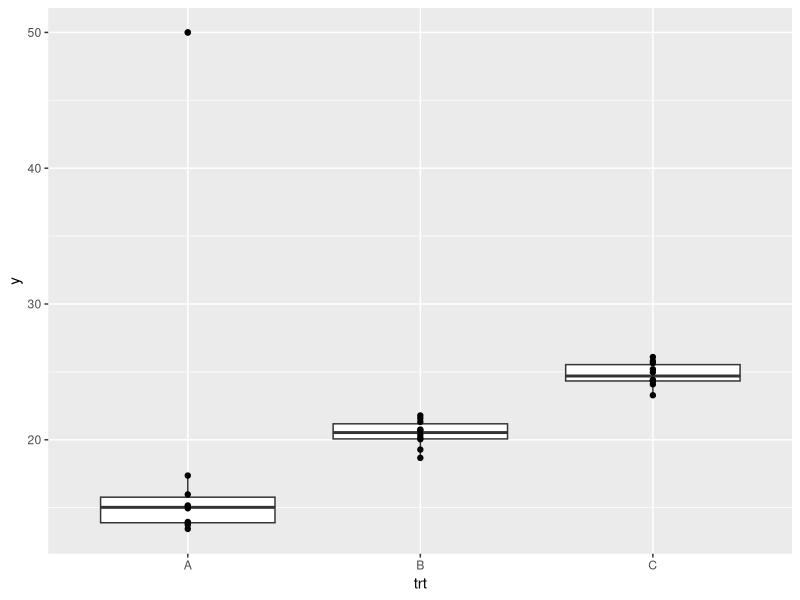
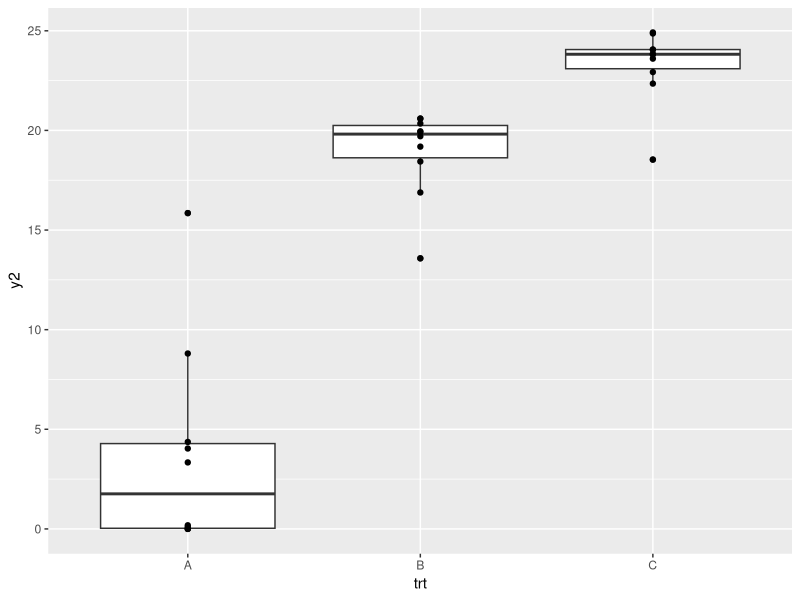

These charts were generated, in order, by the following R code:
# |-------------------------------------------------------------|
# | Project: Robust transformation with Tukey biweights         |
# | Script:                                                     |
# | Author:  Davit Sargsyan                                     | 
# | Created: 09/05/2018                                         |
# | Source:                                                     |
# |-------------------------------------------------------------|

# Data----
require(data.table)
require(ggplot2)
require(MASS)

# Data----
dt1 <- data.table(trt = factor(rep(LETTERS[1:3], each = 10)))
dt1$y <- 5*as.numeric(dt1$trt) + 10 + rnorm(3*10)
dt1

# Contaminate
dt1$y[1] <- 50

ggplot(dt1,
       aes(y = y,
           x = trt)) +
  geom_boxplot() +
  geom_point()

# Linear model----
m1 <- lm(y ~ trt,
         data = dt1)
summary(m1)
anova(m1)

# Weights----
wgt <- psi.bisquare(m1$residuals)
wgt

# Reweighted response----
dt1$y2 <- dt1$y*wgt
ggplot(dt1,
       aes(y = y2,
           x = trt)) +
  geom_boxplot() +
  geom_point()

# Reweighted modeling----
m2 <- lm(y2 ~ trt,
         data = dt1)
summary(m2)
anova(m2)